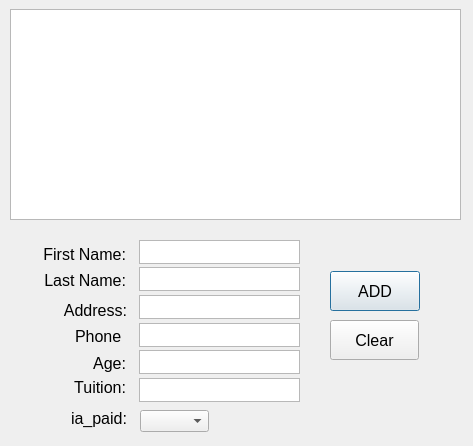
<?xml version="1.0" encoding="UTF-8"?>
<ui version="4.0">
 <class>FormChild</class>
 <widget class="QDialog" name="FormChild">
  <property name="geometry">
   <rect>
    <x>0</x>
    <y>0</y>
    <width>473</width>
    <height>446</height>
   </rect>
  </property>
  <property name="windowTitle">
   <string>Dialog</string>
  </property>
  <widget class="QPushButton" name="btnADD">
   <property name="geometry">
    <rect>
     <x>330</x>
     <y>271</y>
     <width>90</width>
     <height>40</height>
    </rect>
   </property>
   <property name="font">
    <font>
     <pointsize>12</pointsize>
    </font>
   </property>
   <property name="text">
    <string>ADD</string>
   </property>
  </widget>
  <widget class="QLabel" name="label_2">
   <property name="geometry">
    <rect>
     <x>25</x>
     <y>270</y>
     <width>101</width>
     <height>20</height>
    </rect>
   </property>
   <property name="font">
    <font>
     <pointsize>12</pointsize>
     <weight>50</weight>
     <bold>false</bold>
    </font>
   </property>
   <property name="text">
    <string>Last Name:</string>
   </property>
   <property name="alignment">
    <set>Qt::AlignRight|Qt::AlignTrailing|Qt::AlignVCenter</set>
   </property>
  </widget>
  <widget class="QPushButton" name="btnClear">
   <property name="geometry">
    <rect>
     <x>330</x>
     <y>320</y>
     <width>89</width>
     <height>40</height>
    </rect>
   </property>
   <property name="font">
    <font>
     <pointsize>12</pointsize>
    </font>
   </property>
   <property name="text">
    <string>Clear</string>
   </property>
  </widget>
  <widget class="QLabel" name="label_4">
   <property name="geometry">
    <rect>
     <x>75</x>
     <y>330</y>
     <width>47</width>
     <height>13</height>
    </rect>
   </property>
   <property name="font">
    <font>
     <pointsize>12</pointsize>
     <weight>50</weight>
     <bold>false</bold>
    </font>
   </property>
   <property name="text">
    <string>Phone:</string>
   </property>
  </widget>
  <widget class="QTextEdit" name="textAge">
   <property name="geometry">
    <rect>
     <x>139</x>
     <y>350</y>
     <width>161</width>
     <height>24</height>
    </rect>
   </property>
   <property name="font">
    <font>
     <pointsize>9</pointsize>
    </font>
   </property>
  </widget>
  <widget class="QLabel" name="label_3">
   <property name="geometry">
    <rect>
     <x>36</x>
     <y>300</y>
     <width>91</width>
     <height>20</height>
    </rect>
   </property>
   <property name="font">
    <font>
     <pointsize>12</pointsize>
     <weight>50</weight>
     <bold>false</bold>
    </font>
   </property>
   <property name="text">
    <string>Address:</string>
   </property>
   <property name="alignment">
    <set>Qt::AlignRight|Qt::AlignTrailing|Qt::AlignVCenter</set>
   </property>
  </widget>
  <widget class="QTextEdit" name="textAdd">
   <property name="geometry">
    <rect>
     <x>139</x>
     <y>295</y>
     <width>161</width>
     <height>24</height>
    </rect>
   </property>
   <property name="font">
    <font>
     <pointsize>9</pointsize>
    </font>
   </property>
  </widget>
  <widget class="QTextEdit" name="textLName">
   <property name="geometry">
    <rect>
     <x>139</x>
     <y>267</y>
     <width>161</width>
     <height>24</height>
    </rect>
   </property>
   <property name="font">
    <font>
     <pointsize>9</pointsize>
    </font>
   </property>
  </widget>
  <widget class="QTextEdit" name="textPhone">
   <property name="geometry">
    <rect>
     <x>139</x>
     <y>323</y>
     <width>161</width>
     <height>24</height>
    </rect>
   </property>
   <property name="font">
    <font>
     <pointsize>9</pointsize>
    </font>
   </property>
  </widget>
  <widget class="QLabel" name="label_5">
   <property name="geometry">
    <rect>
     <x>79</x>
     <y>353</y>
     <width>47</width>
     <height>21</height>
    </rect>
   </property>
   <property name="font">
    <font>
     <pointsize>12</pointsize>
     <weight>50</weight>
     <bold>false</bold>
    </font>
   </property>
   <property name="layoutDirection">
    <enum>Qt::LeftToRight</enum>
   </property>
   <property name="text">
    <string>Age:</string>
   </property>
   <property name="alignment">
    <set>Qt::AlignRight|Qt::AlignTrailing|Qt::AlignVCenter</set>
   </property>
  </widget>
  <widget class="QLabel" name="label">
   <property name="geometry">
    <rect>
     <x>25</x>
     <y>244</y>
     <width>101</width>
     <height>20</height>
    </rect>
   </property>
   <property name="font">
    <font>
     <pointsize>12</pointsize>
     <weight>50</weight>
     <bold>false</bold>
    </font>
   </property>
   <property name="layoutDirection">
    <enum>Qt::LeftToRight</enum>
   </property>
   <property name="text">
    <string>First Name:</string>
   </property>
   <property name="alignment">
    <set>Qt::AlignRight|Qt::AlignTrailing|Qt::AlignVCenter</set>
   </property>
  </widget>
  <widget class="QTextEdit" name="textBoards">
   <property name="geometry">
    <rect>
     <x>10</x>
     <y>9</y>
     <width>451</width>
     <height>211</height>
    </rect>
   </property>
   <property name="font">
    <font>
     <pointsize>10</pointsize>
    </font>
   </property>
  </widget>
  <widget class="QTextEdit" name="textFName">
   <property name="geometry">
    <rect>
     <x>139</x>
     <y>240</y>
     <width>161</width>
     <height>24</height>
    </rect>
   </property>
   <property name="font">
    <font>
     <pointsize>9</pointsize>
    </font>
   </property>
  </widget>
  <widget class="QLabel" name="label_6">
   <property name="geometry">
    <rect>
     <x>40</x>
     <y>377</y>
     <width>86</width>
     <height>20</height>
    </rect>
   </property>
   <property name="font">
    <font>
     <pointsize>12</pointsize>
     <weight>50</weight>
     <bold>false</bold>
    </font>
   </property>
   <property name="text">
    <string>Tuition:</string>
   </property>
   <property name="alignment">
    <set>Qt::AlignRight|Qt::AlignTrailing|Qt::AlignVCenter</set>
   </property>
  </widget>
  <widget class="QTextEdit" name="textTuition">
   <property name="geometry">
    <rect>
     <x>139</x>
     <y>378</y>
     <width>161</width>
     <height>24</height>
    </rect>
   </property>
   <property name="font">
    <font>
     <pointsize>9</pointsize>
    </font>
   </property>
  </widget>
  <widget class="QLabel" name="label_7">
   <property name="geometry">
    <rect>
     <x>46</x>
     <y>408</y>
     <width>81</width>
     <height>20</height>
    </rect>
   </property>
   <property name="font">
    <font>
     <pointsize>12</pointsize>
     <weight>50</weight>
     <bold>false</bold>
    </font>
   </property>
   <property name="layoutDirection">
    <enum>Qt::LeftToRight</enum>
   </property>
   <property name="text">
    <string>ia_paid:</string>
   </property>
   <property name="alignment">
    <set>Qt::AlignRight|Qt::AlignTrailing|Qt::AlignVCenter</set>
   </property>
  </widget>
  <widget class="QComboBox" name="comboBox">
   <property name="geometry">
    <rect>
     <x>140</x>
     <y>410</y>
     <width>69</width>
     <height>22</height>
    </rect>
   </property>
  </widget>
 </widget>
 <resources/>
 <connections/>
</ui>
